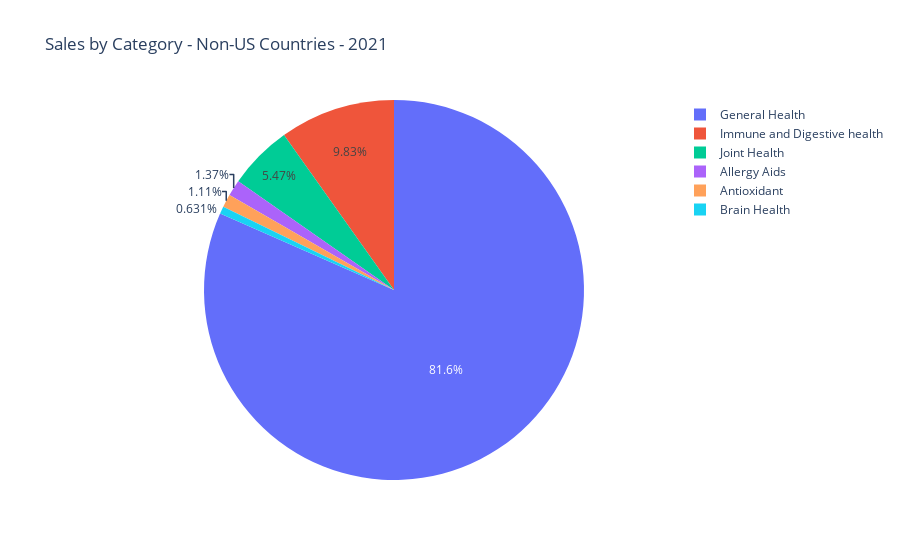

Notebook cell for this chart:
### Code cell
# Plotly pie chart - net sales by "category" column value - 2021 Only
fig_2021 = px.pie(per_category_sales_2021, names ="category", values = "net_sales", title="Sales by Category - Non-US Countries - 2021",
        labels={"category" : 'Category', "net_sales" :'Sales in $'})


fig_2021.show()

### Figure 1 — Plotly figure (JSON) as saved in the notebook; plotly's stock layout.template omitted (floating-point values rounded to 4 significant figures)
{"data": [{"domain": {"x": [0, 1], "y": [0, 1]}, "hovertemplate": "Category=%{label}<br>Sales in $=%{value}<extra></extra>", "labels": ["Allergy Aids", "Antioxidant", "Brain Health", "General Health", "Immune and Digestive health", "Joint Health"], "legendgroup": "", "name": "", "showlegend": true, "type": "pie", "values": [2814.0, 2281.0, 1299.0, 167900.0, 20230.0, 11260.0]}], "layout": {"legend": {"tracegroupgap": 0}, "title": {"text": "Sales by Category - Non-US Countries - 2021"}}}
